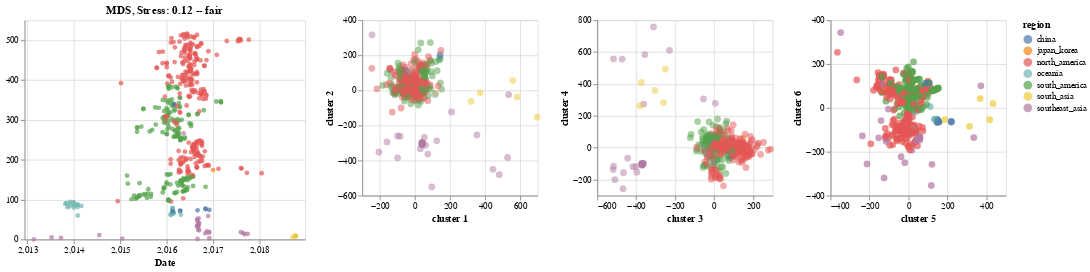

Notebook code cell kept with this figure:
### Code cell
import altair as alt

brush = alt.selection(type='interval', resolve='global')
base = alt.Chart(merged_df)
MDS1 = base.mark_circle(size=60).encode(
    x='cluster 1',
    y='cluster 2',
    opacity=alt.value(0.5),
    color=alt.condition(brush, 'region', alt.ColorValue('gray')),
    tooltip=['strain', 'region']
).add_selection(brush).properties(width=200,height=200)

MDS2 = base.mark_circle(size=60).encode(
    x='cluster 3',
    y='cluster 4',
    opacity=alt.value(0.5),
    color=alt.condition(brush, 'region', alt.ColorValue('gray')),
    tooltip=['strain', 'region']
).add_selection(brush).properties(width=200,height=200)

MDS3 = base.mark_circle(size=60).encode(
    x='cluster 5',
    y='cluster 6',
    color=alt.condition(brush, 'region', alt.ColorValue('gray')),
    tooltip=['strain', 'region']
).add_selection(
    brush
).properties(
    width=200,
    height=200
)
#Make this into a website (view compiled vega -- gives you the javascript -- put that into a HTML script)
tree_name = base.mark_circle().encode(
    x=alt.X(
        "date:Q",
        scale=alt.Scale(domain=(node_df["date"].min() - 0.2, node_df["date"].max() + 0.2)),
        title="Date"
    ),
    y=alt.Y(
        "y:Q",
        title=""
    ),
    color=alt.condition(brush, 'region:N', alt.ColorValue('gray')),
    #color="region:N",
    tooltip=["strain:N", "region:N", "date:Q"]
).add_selection(brush).properties(width=320,height=250,title="MDS, Stress: " + str(normalized_stress.round(2)) + " -- fair")
#make region clickable
notChart = tree_name|MDS1|MDS2|MDS3
notChart
#pc1.encode(x='principal component 1') | pc34.encode(x='principal component 3') #link the tree to this one as well
#Make this into a website (view compiled vega -- gives you the javascript -- put that into a HTML script)

### Figure 1 — Vega-Lite specification as saved in the notebook (floating-point values rounded to 4 significant figures; data arrays with more than 128 entries replaced by an {"elided": "..."} marker saying what was removed)
{"$schema": "https://vega.github.io/schema/vega-lite/v3.3.0.json", "config": {"mark": {"tooltip": null}, "view": {"height": 300, "width": 400}}, "data": {"name": "data-6f5c054021e6226c10da04574c63637f"}, "datasets": {"data-6f5c054021e6226c10da04574c63637f": {"elided": "486 records"}}, "hconcat": [{"encoding": {"color": {"condition": {"field": "region", "selection": "selector006", "type": "nominal"}, "value": "gray"}, "tooltip": [{"field": "strain", "type": "nominal"}, {"field": "region", "type": "nominal"}, {"field": "date", "type": "quantitative"}], "x": {"field": "date", "scale": {"domain": [2013.0, 2019.0]}, "title": "Date", "type": "quantitative"}, "y": {"field": "y", "title": "", "type": "quantitative"}}, "height": 250, "mark": "circle", "selection": {"selector006": {"resolve": "global", "type": "interval"}}, "title": "MDS, Stress: 0.12 -- fair", "width": 320}, {"encoding": {"color": {"condition": {"field": "region", "selection": "selector006", "type": "nominal"}, "value": "gray"}, "opacity": {"value": 0.5}, "tooltip": [{"field": "strain", "type": "nominal"}, {"field": "region", "type": "nominal"}], "x": {"field": "cluster 1", "type": "quantitative"}, "y": {"field": "cluster 2", "type": "quantitative"}}, "height": 200, "mark": {"size": 60, "type": "circle"}, "selection": {"selector006": {"resolve": "global", "type": "interval"}}, "width": 200}, {"encoding": {"color": {"condition": {"field": "region", "selection": "selector006", "type": "nominal"}, "value": "gray"}, "opacity": {"value": 0.5}, "tooltip": [{"field": "strain", "type": "nominal"}, {"field": "region", "type": "nominal"}], "x": {"field": "cluster 3", "type": "quantitative"}, "y": {"field": "cluster 4", "type": "quantitative"}}, "height": 200, "mark": {"size": 60, "type": "circle"}, "selection": {"selector006": {"resolve": "global", "type": "interval"}}, "width": 200}, {"encoding": {"color": {"condition": {"field": "region", "selection": "selector006", "type": "nominal"}, "value": "gray"}, "tooltip": [{"field": "strain", "type": "nominal"}, {"field": "region", "type": "nominal"}], "x": {"field": "cluster 5", "type": "quantitative"}, "y": {"field": "cluster 6", "type": "quantitative"}}, "height": 200, "mark": {"size": 60, "type": "circle"}, "selection": {"selector006": {"resolve": "global", "type": "interval"}}, "width": 200}]}
